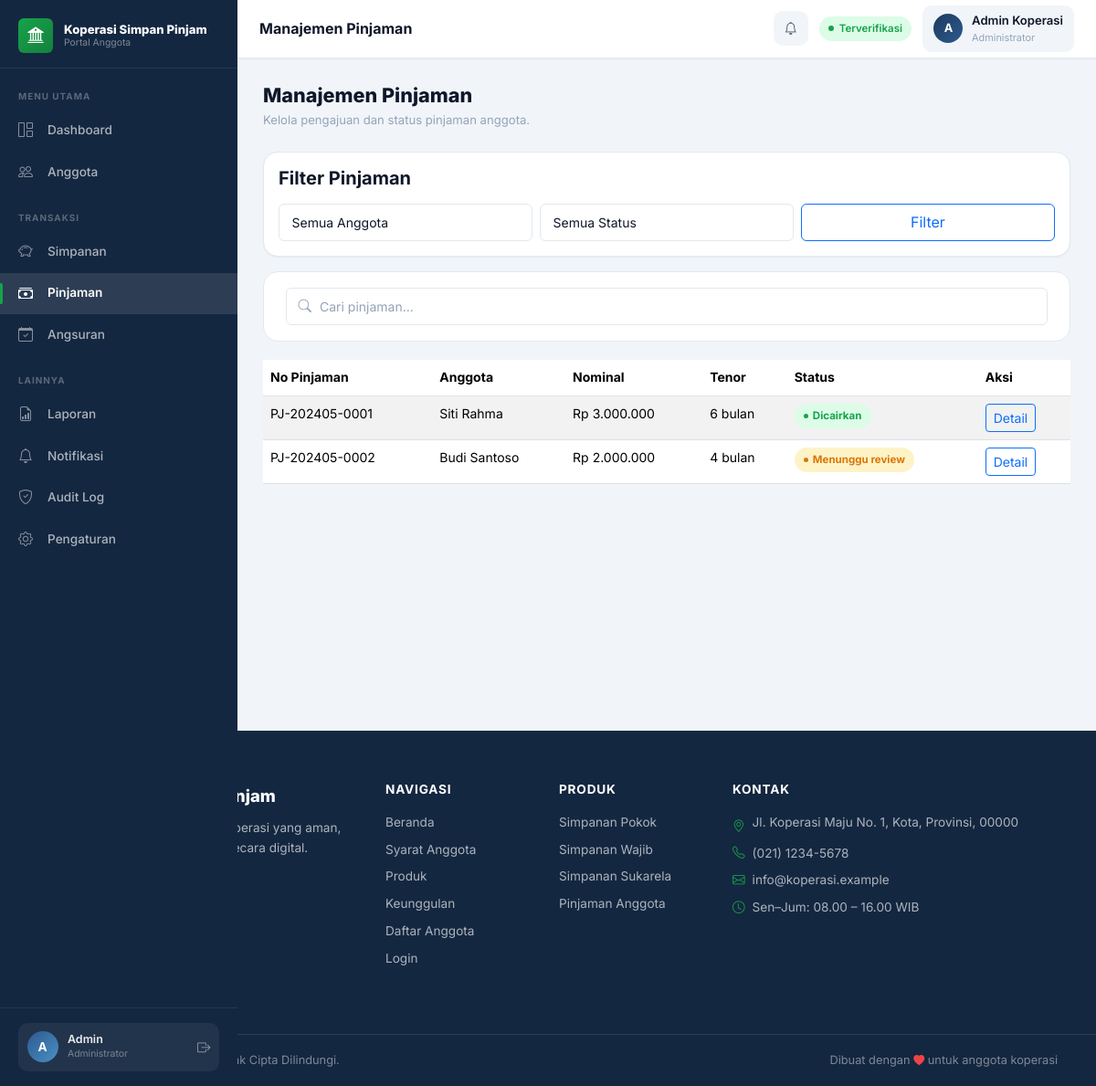
/admin/pinjaman.php (signed in), run on the app's committed database.
### tables this page shows
CREATE TABLE IF NOT EXISTS users (
    id INT AUTO_INCREMENT PRIMARY KEY,
    nama VARCHAR(150) NOT NULL,
    nik VARCHAR(50) NOT NULL UNIQUE,
    tempat_lahir VARCHAR(100),
    tanggal_lahir DATE,
    jenis_kelamin VARCHAR(20),
    alamat TEXT,
    no_hp VARCHAR(30),
    email VARCHAR(150) NOT NULL UNIQUE,
    pekerjaan VARCHAR(100),
    penghasilan DECIMAL(15,2),
    username VARCHAR(50) NOT NULL UNIQUE,
    password VARCHAR(255) NOT NULL,
    role ENUM('admin', 'user') DEFAULT 'user',
    status_verifikasi VARCHAR(50) DEFAULT 'Menunggu Verifikasi',
    foto_ktp VARCHAR(255),
    foto_diri VARCHAR(255),
    created_at DATETIME,
    updated_at DATETIME
);

CREATE TABLE IF NOT EXISTS pinjaman (
    id INT AUTO_INCREMENT PRIMARY KEY,
    user_id INT NOT NULL,
    nomor_pinjaman VARCHAR(50) NOT NULL UNIQUE,
    nominal DECIMAL(15,2) NOT NULL,
    bunga_persen DECIMAL(5,2) NOT NULL,
    tenor INT NOT NULL,
    total_bayar DECIMAL(15,2) NOT NULL,
    angsuran_per_bulan DECIMAL(15,2) NOT NULL,
    tujuan TEXT,
    penghasilan DECIMAL(15,2),
    catatan TEXT,
    dokumen_pendukung VARCHAR(255),
    status ENUM('Menunggu review', 'Disetujui', 'Ditolak', 'Dicairkan', 'Lunas') DEFAULT 'Menunggu review',
    alasan_penolakan TEXT,
    tanggal_pengajuan DATE,
    tanggal_disetujui DATE,
    tanggal_pencairan DATE,
    created_at DATETIME,
    FOREIGN KEY (user_id) REFERENCES users(id)
);

### config/config.php (called while the page is built)
<?php
return [
    'db' => [
        'host' => 'localhost',
        'name' => 'koperasi',
        'user' => 'root',
        'pass' => '',
        'charset' => 'utf8mb4',
    ],
    'app' => [
        'name' => 'Koperasi Simpan Pinjam',
        'base_url' => '',
        'timezone' => 'Asia/Jakarta',
    ],
];

### config/helpers.php (called while the page is built, shortened)
<?php
function e($value): string
{
    return htmlspecialchars((string)$value, ENT_QUOTES, 'UTF-8');
}
function format_rupiah($angka): string
{
    return 'Rp ' . number_format((float)$angka, 0, ',', '.');
}
require_once __DIR__ . '/features.php';

### config/auth.php (called while the page is built, shortened)
<?php
require_once __DIR__ . '/helpers.php';
function current_user(): ?array
{
    $pdo = db();
    $stmt = $pdo->prepare("SELECT * FROM users WHERE id = ?");
    $stmt->execute([$_SESSION['user_id']]);
    $user = $stmt->fetch();
    return $user ?: null;
}

### config/features.php (called while the page is built, shortened)
<?php
function status_badge_class(?string $status = null): string
{
    $map = [
        'Menunggu Verifikasi' => 'badge-menunggu',
        'Menunggu konfirmasi' => 'badge-menunggu',
        'Menunggu review' => 'badge-menunggu',
        'Belum dibayar' => 'badge-menunggu',
        'Belum Dibayar' => 'badge-menunggu',
        'Disetujui' => 'badge-disetujui',
        'Diterima' => 'badge-diterima',
        'Dibayar' => 'badge-diterima',
        'Dicairkan' => 'badge-dicairkan',
        'Ditolak' => 'badge-ditolak',
        'Lunas' => 'badge-lunas',
        'Nonaktif' => 'badge-nonaktif',
    ];
    return $map[$status] ?? 'badge-nonaktif';
}

### admin/pinjaman.php (the view, shortened to what this page needs)
<?php
require_once __DIR__ . '/../config/auth.php';
require_once __DIR__ . '/../config/helpers.php';
$pdo = db();
$conditions = [];
$params = [];
$where = $conditions ? 'WHERE ' . implode(' AND ', $conditions) : '';
$stmt = $pdo->prepare("SELECT p.*, u.nama FROM pinjaman p JOIN users u ON p.user_id = u.id $where ORDER BY p.created_at DESC");
$stmt->execute($params);
$pinjaman = $stmt->fetchAll();
$page_title = 'Manajemen Pinjaman';
?>
<?php require __DIR__ . '/../includes/dashboard_top.php'; ?>
<div class="page-header">
    <div>
        <h1 class="page-title">Manajemen Pinjaman</h1>
        <p class="page-sub">Kelola pengajuan dan status pinjaman anggota.</p>
    </div>
</div>
<div class="card card-stat p-3 mb-3">
    <h5 class="mb-3">Filter Pinjaman</h5>
    <form class="row g-2">
        <div class="col-md-4">
            <select name="user_id" class="form-select">
                <option value="">Semua Anggota</option>
            </select>
        </div>
        <div class="col-md-4">
            <select name="status" class="form-select">
                <option value="">Semua Status</option>
            </select>
        </div>
        <div class="col-md-4 d-grid">
            <button class="btn btn-outline-primary">Filter</button>
        </div>
    </form>
</div>
<div class="filter-bar">
    <div class="search-input-wrap">
        <input type="search" class="form-control" placeholder="Cari pinjaman..." data-table-search="#pinjamanAdminTable">
    </div>
</div>
<div class="table-responsive">
    <table class="table table-striped" id="pinjamanAdminTable">
        <thead>
            <tr>
                <th>No Pinjaman</th>
                <th>Anggota</th>
                <th>Nominal</th>
                <th>Tenor</th>
                <th>Status</th>
                <th>Aksi</th>
            </tr>
        </thead>
        <tbody>
            <?php foreach ($pinjaman as $row): ?>
                <tr>
                    <td><?= e($row['nomor_pinjaman']); ?></td>
                    <td><?= e($row['nama']); ?></td>
                    <td><?= format_rupiah($row['nominal']); ?></td>
                    <td><?= e($row['tenor']); ?> bulan</td>
                    <td><span class="badge-status <?= status_badge_class($row['status']); ?>"><?= e($row['status']); ?></span></td>
                    <td><a href="/admin/detail-pinjaman.php?id=<?= e($row['id']); ?>" class="btn btn-sm btn-outline-primary">Detail</a></td>
                </tr>
            <?php endforeach; ?>
        </tbody>
    </table>
</div>
<?php require __DIR__ . '/../includes/dashboard_bottom.php'; ?>

### includes/dashboard_top.php (shortened to what this page needs)
<?php
require_once __DIR__ . '/../config/auth.php';
require_once __DIR__ . '/../config/helpers.php';
$config   = require __DIR__ . '/../config/config.php';
$authUser = current_user();
$initials = strtoupper(substr($authUser['nama'] ?? 'U', 0, 1));
$statusMap = [
    'Disetujui'           => ['class' => 'verified',  'label' => 'Terverifikasi'],
    'Menunggu Verifikasi' => ['class' => 'pending',   'label' => 'Menunggu'],
    'Ditolak'             => ['class' => 'rejected',  'label' => 'Ditolak'],
    'Nonaktif'            => ['class' => 'nonactive', 'label' => 'Nonaktif'],
];
$verifStatus  = $authUser['status_verifikasi'] ?? 'Menunggu Verifikasi';
$statusInfo   = $statusMap[$verifStatus] ?? ['class' => 'pending', 'label' => $verifStatus];
$role         = $authUser['role'] ?? 'user';
$notificationUrl     = $role === 'admin' ? '/admin/notifikasi.php' : '/user/notifikasi.php';
?>
<?php require __DIR__ . '/header.php'; ?>
<div class="app-layout">
  <aside class="app-sidebar" id="appSidebar">
    <a href="/" class="sidebar-brand">
      <span class="sidebar-brand-icon"><i class="bi bi-bank2"></i></span>
      <span class="sidebar-brand-text">
        <span class="sidebar-brand-name"><?= e($config['app']['name']); ?></span>
        <span class="sidebar-brand-tagline">Portal Anggota</span>
      </span>
    </a>
    <nav class="sidebar-nav">
      <?php if ($role === 'admin'): ?>
        <div class="sidebar-section"><span class="sidebar-section-label">Menu Utama</span></div>
        <a href="/admin/dashboard.php" class="sidebar-link" id="sl-dashboard">
            <i class="bi bi-grid-1x2"></i>Dashboard
        </a>
        <a href="/admin/anggota.php" class="sidebar-link" id="sl-anggota">
            <i class="bi bi-people"></i>Anggota
        </a>
        <div class="sidebar-section mt-2"><span class="sidebar-section-label">Transaksi</span></div>
        <a href="/admin/simpanan.php" class="sidebar-link" id="sl-simpanan">
            <i class="bi bi-piggy-bank"></i>Simpanan
        </a>
        <a href="/admin/pinjaman.php" class="sidebar-link" id="sl-pinjaman">
            <i class="bi bi-cash-stack"></i>Pinjaman
        </a>
        <a href="/admin/angsuran.php" class="sidebar-link" id="sl-angsuran">
            <i class="bi bi-calendar-check"></i>Angsuran
        </a>
        <div class="sidebar-section mt-2"><span class="sidebar-section-label">Lainnya</span></div>
        <a href="/admin/laporan.php" class="sidebar-link" id="sl-laporan">
            <i class="bi bi-file-earmark-bar-graph"></i>Laporan
        </a>
        <a href="/admin/notifikasi.php" class="sidebar-link" id="sl-notifikasi">
            <i class="bi bi-bell"></i>Notifikasi
        </a>
        <a href="/admin/audit-log.php" class="sidebar-link" id="sl-audit-log">
            <i class="bi bi-shield-check"></i>Audit Log
        </a>
        <a href="/admin/pengaturan.php" class="sidebar-link" id="sl-pengaturan">
            <i class="bi bi-gear"></i>Pengaturan
        </a>
      <?php endif; ?>
    </nav>
    <div class="sidebar-footer">
      <div class="sidebar-user">
        <div class="sidebar-avatar"><?= $initials; ?></div>
        <div>
          <div class="sidebar-user-name"><?= e(explode(' ', $authUser['nama'])[0] ?? $authUser['nama']); ?></div>
          <div class="sidebar-user-role"><?= $role === 'admin' ? 'Administrator' : 'Anggota'; ?></div>
        </div>
        <a href="/logout.php" class="sidebar-logout ms-auto" title="Logout"><i class="bi bi-box-arrow-right"></i></a>
      </div>
    </div>
  </aside>
  <div class="app-main">
    <header class="app-topbar">
      <div class="topbar-breadcrumb">
        <span class="topbar-page-title"><?= e($page_title ?? 'Dashboard'); ?></span>
      </div>
      <div class="topbar-right">
        <a href="<?= e($notificationUrl); ?>" class="topbar-notification" title="Notifikasi">
          <i class="bi bi-bell"></i>
        </a>
        <span class="status-pill <?= $statusInfo['class']; ?>"><?= $statusInfo['label']; ?></span>
        <div class="topbar-user">
          <div class="topbar-avatar"><?= $initials; ?></div>
          <div class="d-none d-md-block">
            <div class="topbar-user-name"><?= e($authUser['nama']); ?></div>
            <div class="topbar-user-role"><?= $role === 'admin' ? 'Administrator' : 'Anggota'; ?></div>
          </div>
        </div>
      </div>
    </header>
    <main class="app-content">

### data on the page
users: nama "A", nama "Admin", status_verifikasi "Terverifikasi", nama "Admin Koperasi"
pinjaman: nomor_pinjaman "PJ-202405-0001", user.nama "Siti Rahma", nominal "Rp 3.000.000", tenor "6", status "Dicairkan"
pinjaman: nomor_pinjaman "PJ-202405-0002", user.nama "Budi Santoso", nominal "Rp 2.000.000", tenor "4", status "Menunggu review"

### other printed values
$config['app']['name'] "Koperasi Simpan Pinjam"
$page_title "Manajemen Pinjaman"
